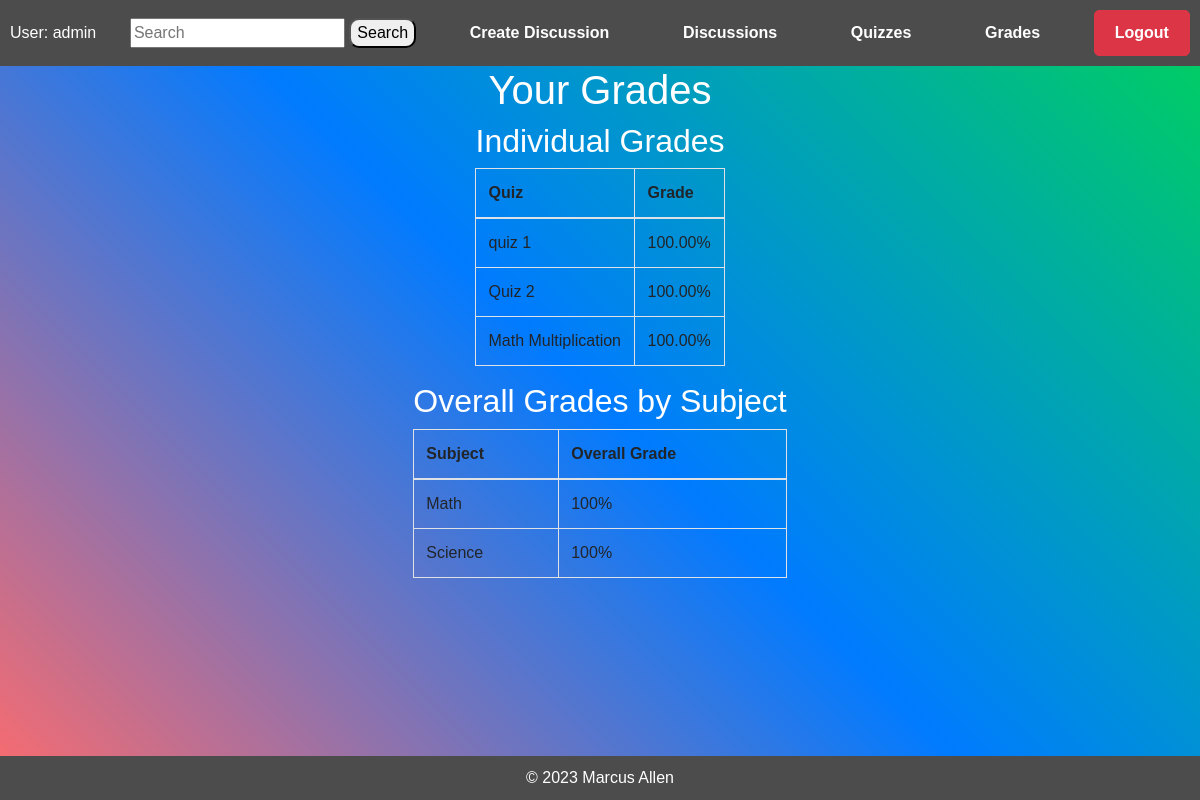
The app's page /students/grades/ (signed in), older data.
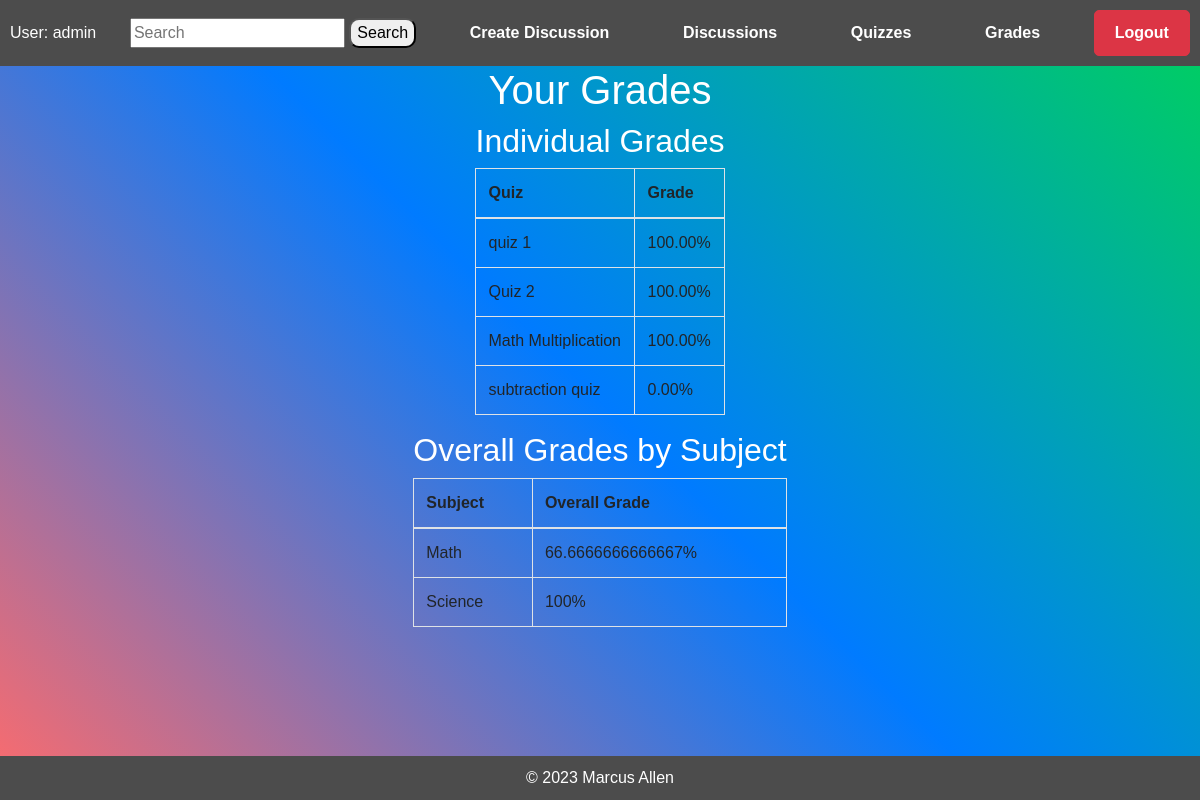
The same page, newer data.
### teachers/models.py (models this page shows, shortened)
class Grade(models.Model):
    student = models.ForeignKey(User, on_delete=models.CASCADE)
    quiz = models.ForeignKey(Quiz, on_delete=models.CASCADE)  # Change to ForeignKey
    grade = models.DecimalField(max_digits=5, decimal_places=2, default=0.00)
    submission_attempts = models.PositiveIntegerField(default=0)

class Quiz(models.Model):
    title = models.CharField(max_length=255)
    author = models.ForeignKey(User, on_delete=models.CASCADE)
    subject = models.CharField(max_length=255, default="Math")

### students/views.py (the view)
# urls.py: path('grades/', views.grades, name='grades'),
def grades(request):
    student = request.user
    student_grades = Grade.objects.filter(student=student)
    subjects = student_grades.values_list('quiz__subject', flat=True).distinct()
    grades_by_subject = []
    for subject in subjects:
        quizzes = Quiz.objects.filter(subject=subject)
        subject_grades = student_grades.filter(quiz__subject=subject)
        total_score = subject_grades.aggregate(Avg('grade'))['grade__avg']
        grades_by_subject.append({
            'subject': subject,
            'quizzes': quizzes,
            'average_score': total_score,
        })
    context = {
        'student_grades': student_grades,
        'grades_by_subject': grades_by_subject,
    }
    return render(request, "students/grades.html", context)

### students/templates/students/grades.html
{% extends "students/index.html" %}
{% block content %}
<div class="container">
    <h1>Your Grades</h1>
    {% if student_grades %}
        <div class="row">
            <div class="col-md-12">
                <h2>Individual Grades</h2>
                <table class="table table-bordered">
                    <thead>
                        <tr>
                            <th>Quiz</th>
                            <th>Grade</th>
                        </tr>
                    </thead>
                    <tbody>
                        {% for grade in student_grades %}
                            <tr>
                                <td>{{ grade.quiz.title }}</td>
                                <td>{{ grade.grade }}%</td>
                            </tr>
                        {% endfor %}
                    </tbody>
                </table>
            </div>
        </div>
        <div class="row">
            <div class="col-md-12">
                <h2>Overall Grades by Subject</h2>
                <table class="table table-bordered">
                    <thead>
                        <tr>
                            <th>Subject</th>
                            <th>Overall Grade</th>
                        </tr>
                    </thead>
                    <tbody>
                        {% for subject_info in grades_by_subject %}
                            <tr>
                                <td>{{ subject_info.subject }}</td>
                                <td>{{ subject_info.average_score }}%</td>
                            </tr>
                        {% endfor %}
                    </tbody>
                </table>
            </div>
        </div>
    {% else %}
        <p>No grades available at the moment.</p>
    {% endif %}
</div>
{% endblock %}

Row changes from the older to the newer data that the page shows:
added Grade: quiz "subtraction quiz", grade "0.00"
Text that changed along with them:
new list line: "Math 66.6666666666667 %"
list line gone: "Math 100 %"
